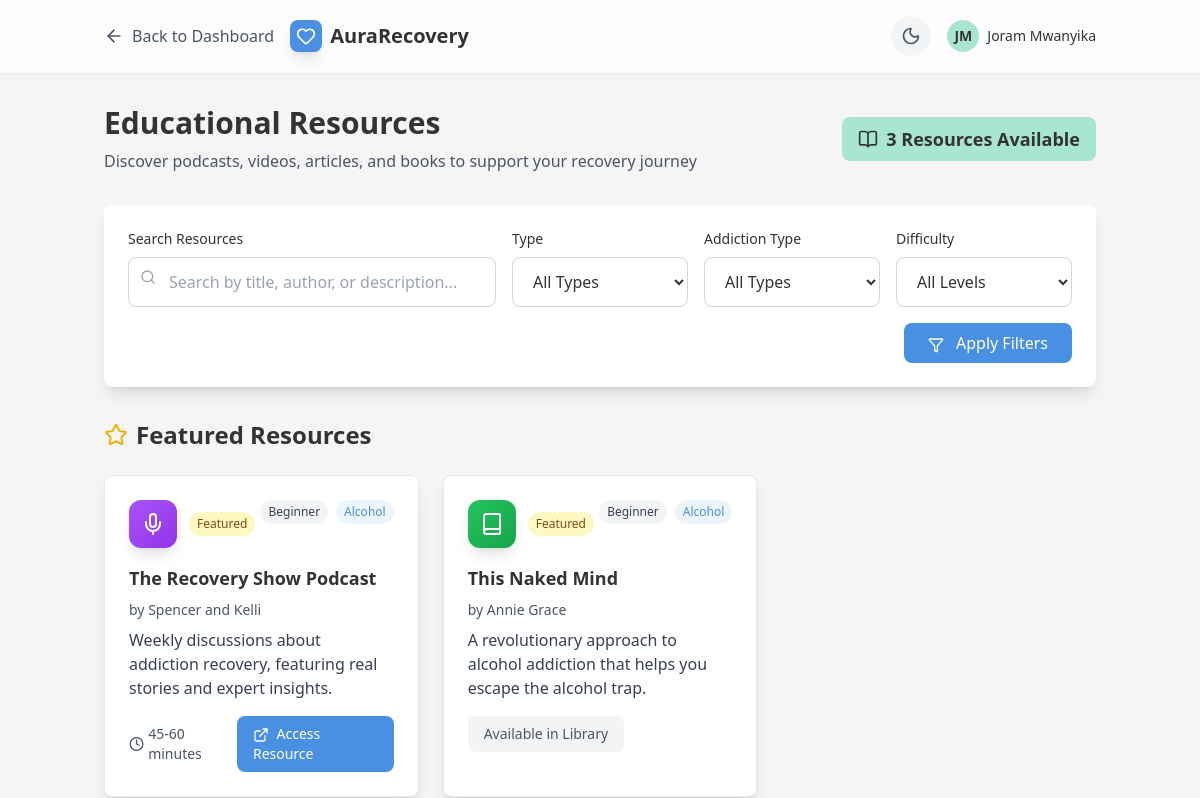
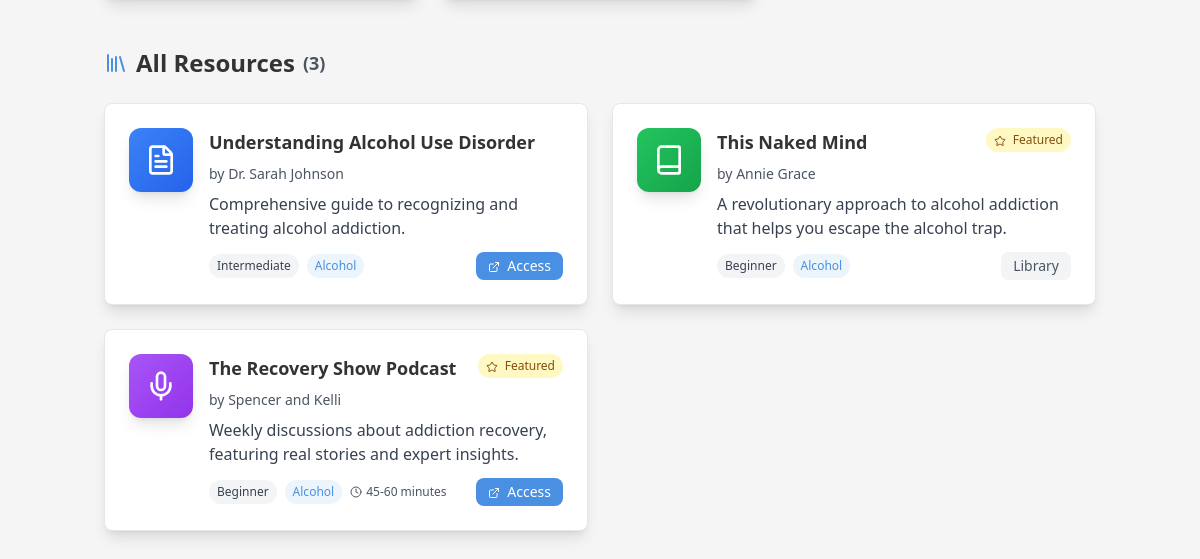
/resources (signed in), run on an earlier commit of the app's database (2 pictures, top to bottom).
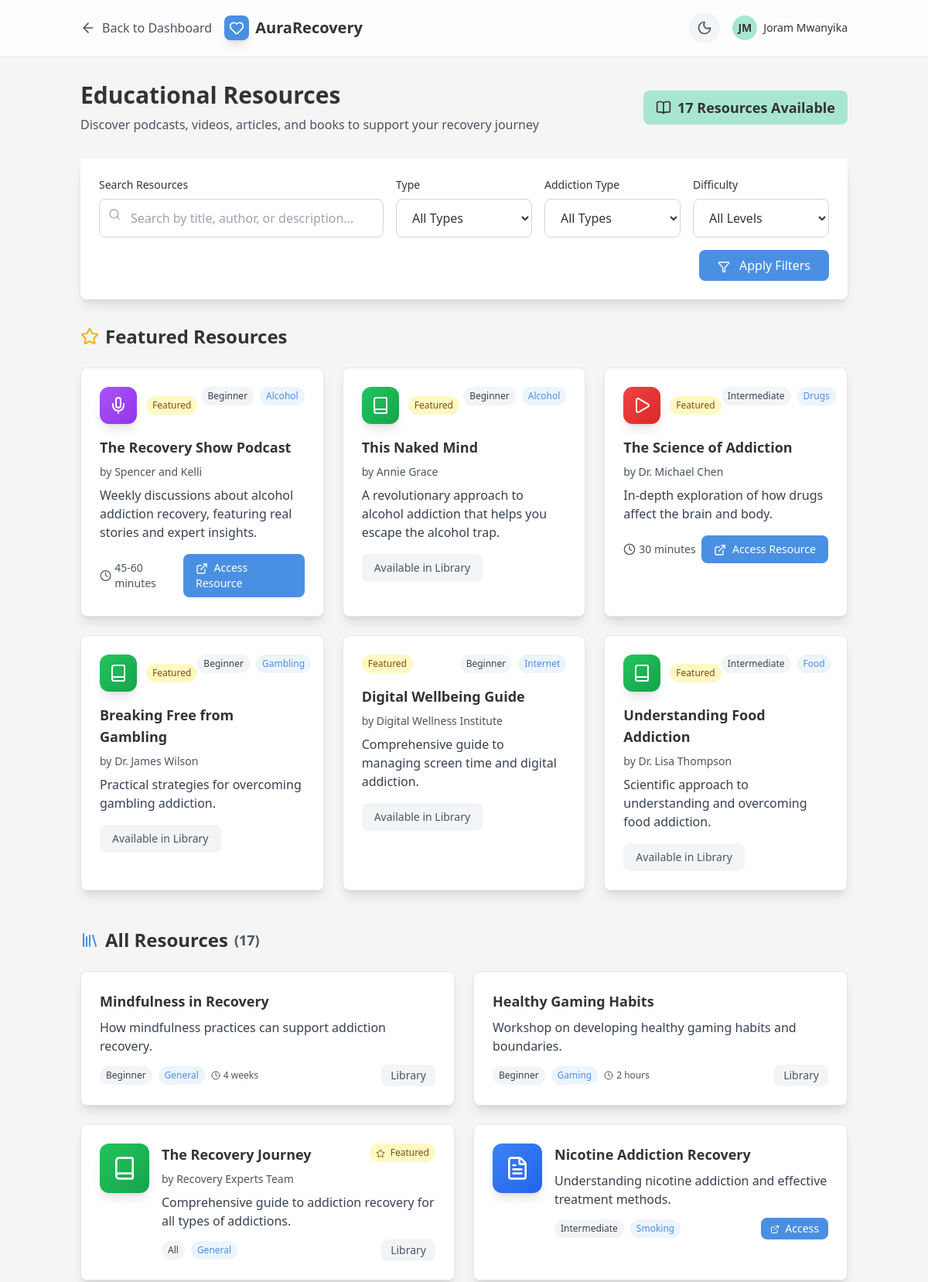
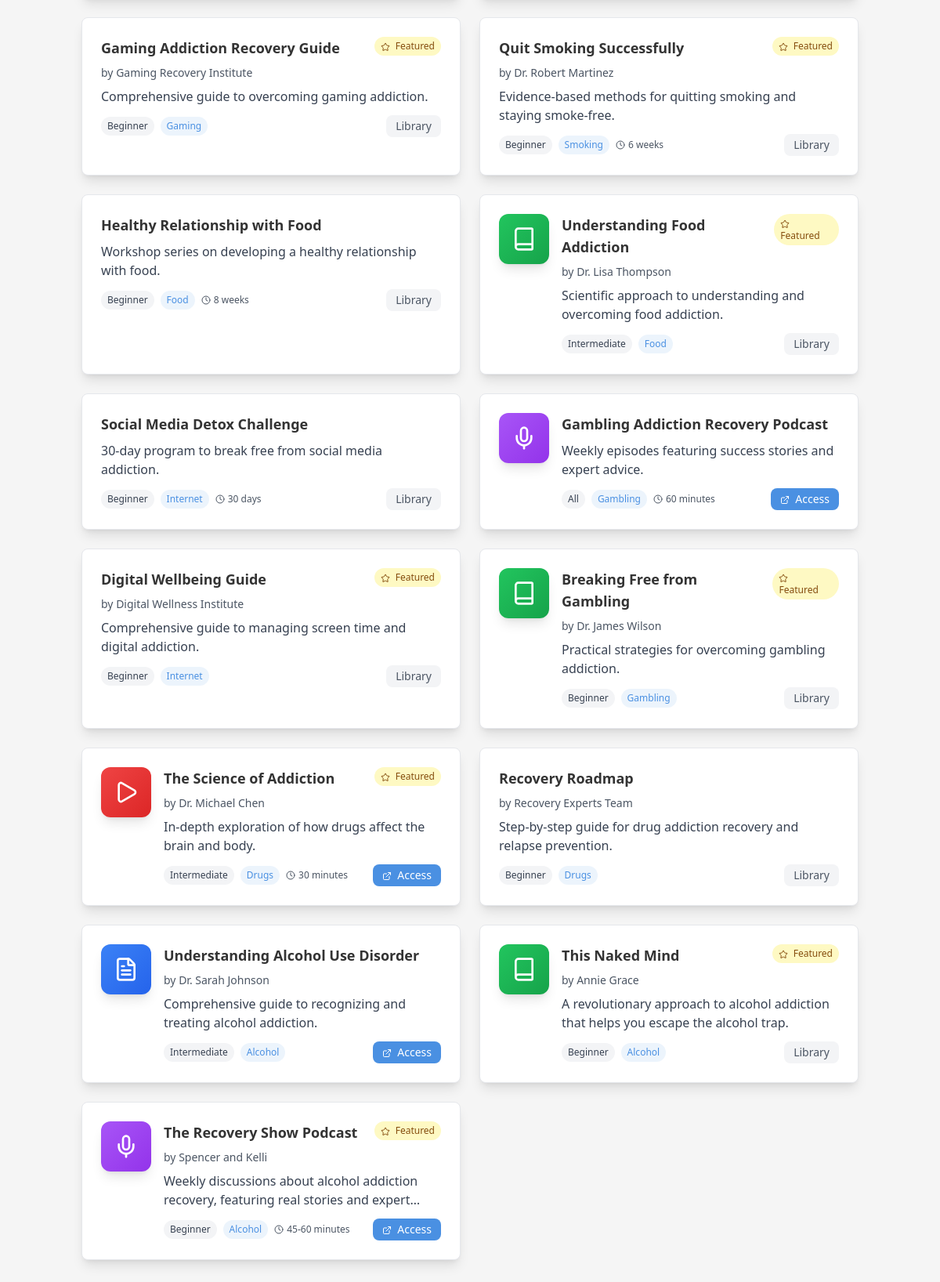
And on a later commit of the database (2 pictures, top to bottom).
### app.py (models this page shows)
class EducationalResource(db.Model):
    id = db.Column(db.Integer, primary_key=True)
    title = db.Column(db.String(200), nullable=False)
    description = db.Column(db.Text)
    resource_type = db.Column(db.String(50), nullable=False)
    addiction_type = db.Column(db.String(100))
    url = db.Column(db.String(500))
    author = db.Column(db.String(200))
    duration = db.Column(db.String(50))
    difficulty_level = db.Column(db.String(20))
    language = db.Column(db.String(50), default='english')
    featured = db.Column(db.Boolean, default=False)
    created_at = db.Column(db.DateTime, default=datetime.utcnow)

### app.py (the view, shortened to what this page needs)
@app.route('/resources')
@login_required
def resources():
    resource_type = request.args.get('type', 'all')
    addiction_type = request.args.get('addiction', 'all')
    difficulty = request.args.get('difficulty', 'all')
    search = request.args.get('search', '')
    query = EducationalResource.query
    if resource_type != 'all':
        query = query.filter(EducationalResource.resource_type == resource_type)
    if addiction_type != 'all':
        query = query.filter(EducationalResource.addiction_type == addiction_type)
    if difficulty != 'all':
        query = query.filter(EducationalResource.difficulty_level == difficulty)
    featured_resources = EducationalResource.query.filter_by(featured=True).limit(6).all()
    resources = query.order_by(EducationalResource.created_at.desc()).all()
    addiction_types = db.session.query(EducationalResource.addiction_type).distinct().all()
    addiction_types = [t[0] for t in addiction_types if t[0]]
    return render_template('resources.html',
                         resources=resources,
                         featured_resources=featured_resources,
                         addiction_types=addiction_types,
                         current_filters={
                             'type': resource_type,
                             'addiction': addiction_type,
                             'difficulty': difficulty,
                             'search': search
                         })

### app.py (called while the page is built)
@login_manager.user_loader
def load_user(user_id):
    return User.query.get(int(user_id))

### templates/resources.html (shortened to what the changed rows need)
{% extends "base.html" %}
{% block content %}
<div class="min-h-screen bg-aura-gray dark:bg-gray-900 transition-colors duration-300">
    <div class="container mx-auto px-4 py-8">
        <div class="mb-8">
            <div class="flex items-center justify-between mb-4">
                <div>
                    <h1 class="text-3xl font-bold text-aura-charcoal dark:text-white mb-2">Educational Resources</h1>
                </div>
                <div class="flex items-center space-x-4">
                    <div class="bg-aura-green text-aura-charcoal px-4 py-2 text-lg font-semibold rounded-lg flex items-center">
                        <i data-lucide="book-open" class="w-5 h-5 mr-2"></i>
                        {{ resources|length }} Resources Available
                    </div>
                </div>
            </div>
        </div>
        {% if featured_resources %}
        <div class="mb-12">
            <h2 class="text-2xl font-bold text-aura-charcoal dark:text-white mb-6 flex items-center">
                <i data-lucide="star" class="w-6 h-6 mr-2 text-yellow-500"></i>
                Featured Resources
            </h2>
            <div class="grid grid-cols-1 md:grid-cols-2 lg:grid-cols-3 gap-6">
                {% for resource in featured_resources %}
                <div class="bg-white dark:bg-gray-800 rounded-lg shadow-lg hover:shadow-xl transition-all duration-300 transform hover:-translate-y-1 border border-gray-200 dark:border-gray-700 group">
                    <div class="p-6">
                        <div class="flex items-start justify-between mb-4">
                            <div class="flex items-center space-x-3">
                                {% if resource.resource_type == 'podcast' %}
                                <div class="w-12 h-12 bg-gradient-to-br from-purple-500 to-purple-600 rounded-xl flex items-center justify-center shadow-lg">
                                    <i data-lucide="mic" class="w-6 h-6 text-white"></i>
                                </div>
                                {% elif resource.resource_type == 'video' %}
                                <div class="w-12 h-12 bg-gradient-to-br from-red-500 to-red-600 rounded-xl flex items-center justify-center shadow-lg">
                                    <i data-lucide="play" class="w-6 h-6 text-white"></i>
                                </div>
                                {% elif resource.resource_type == 'article' %}
                                <div class="w-12 h-12 bg-gradient-to-br from-blue-500 to-blue-600 rounded-xl flex items-center justify-center shadow-lg">
                                    <i data-lucide="file-text" class="w-6 h-6 text-white"></i>
                                </div>
                                {% elif resource.resource_type == 'book' %}
                                <div class="w-12 h-12 bg-gradient-to-br from-green-500 to-green-600 rounded-xl flex items-center justify-center shadow-lg">
                                    <i data-lucide="book" class="w-6 h-6 text-white"></i>
                                </div>
                                {% endif %}
                                <div>
                                    <div class="bg-yellow-100 dark:bg-yellow-900/20 text-yellow-800 dark:text-yellow-300 px-2 py-1 rounded-full text-xs font-medium">
                                        Featured
                                    </div>
                                </div>
                            </div>
                            <div class="flex items-center space-x-2">
                                {% if resource.difficulty_level %}
                                <div class="bg-gray-100 dark:bg-gray-700 text-gray-700 dark:text-gray-300 px-2 py-1 rounded-full text-xs">
                                    {{ resource.difficulty_level.title() }}
                                </div>
                                {% endif %}
                                {% if resource.addiction_type %}
                                <div class="bg-aura-blue/10 text-aura-blue px-2 py-1 rounded-full text-xs">
                                    {{ resource.addiction_type.title() }}
                                </div>
                                {% endif %}
                            </div>
                        </div>
                        <h3 class="text-lg font-bold text-aura-charcoal dark:text-white mb-2 group-hover:text-aura-blue transition-colors">
                            {{ resource.title }}
                        </h3>
                        {% if resource.author %}
                        <p class="text-sm text-gray-600 dark:text-gray-400 mb-2">
                            by {{ resource.author }}
                        </p>
                        {% endif %}
                        <p class="text-gray-700 dark:text-gray-300 mb-4 line-clamp-3">
                            {{ resource.description }}
                        </p>
                        <div class="flex items-center justify-between">
                            {% if resource.duration %}
                            <div class="flex items-center text-sm text-gray-600 dark:text-gray-400">
                                <i data-lucide="clock" class="w-4 h-4 mr-1"></i>
                                {{ resource.duration }}
                            </div>
                            {% endif %}
                            {% if resource.url %}
                            <a href="{{ resource.url }}" target="_blank" class="bg-aura-blue hover:bg-aura-blue-dark text-white px-4 py-2 rounded-lg transition-colors text-sm font-medium">
                                <i data-lucide="external-link" class="w-4 h-4 mr-1 inline"></i>
                                Access Resource
                            </a>
                            {% else %}
                            <div class="bg-gray-100 dark:bg-gray-700 text-gray-600 dark:text-gray-400 px-4 py-2 rounded-lg text-sm">
                                Available in Library
                            </div>
                            {% endif %}
                        </div>
                    </div>
                </div>
                {% endfor %}
            </div>
        </div>
        {% endif %}
        <div>
            <h2 class="text-2xl font-bold text-aura-charcoal dark:text-white mb-6 flex items-center">
                <i data-lucide="library" class="w-6 h-6 mr-2 text-aura-blue"></i>
                All Resources
                <span class="ml-2 text-lg text-gray-600 dark:text-gray-400">({{ resources|length }})</span>
            </h2>
            {% if resources %}
            <div class="grid grid-cols-1 lg:grid-cols-2 gap-6">
                {% for resource in resources %}
                <div class="bg-white dark:bg-gray-800 rounded-lg shadow-lg hover:shadow-xl transition-all duration-300 border border-gray-200 dark:border-gray-700 group">
                    <div class="p-6">
                        <div class="flex items-start space-x-4">
                            {% if resource.resource_type == 'podcast' %}
                            <div class="w-16 h-16 bg-gradient-to-br from-purple-500 to-purple-600 rounded-xl flex items-center justify-center shadow-lg flex-shrink-0">
                                <i data-lucide="mic" class="w-8 h-8 text-white"></i>
                            </div>
                            {% elif resource.resource_type == 'video' %}
                            <div class="w-16 h-16 bg-gradient-to-br from-red-500 to-red-600 rounded-xl flex items-center justify-center shadow-lg flex-shrink-0">
                                <i data-lucide="play" class="w-8 h-8 text-white"></i>
                            </div>
                            {% elif resource.resource_type == 'article' %}
                            <div class="w-16 h-16 bg-gradient-to-br from-blue-500 to-blue-600 rounded-xl flex items-center justify-center shadow-lg flex-shrink-0">
                                <i data-lucide="file-text" class="w-8 h-8 text-white"></i>
                            </div>
                            {% elif resource.resource_type == 'book' %}
                            <div class="w-16 h-16 bg-gradient-to-br from-green-500 to-green-600 rounded-xl flex items-center justify-center shadow-lg flex-shrink-0">
                                <i data-lucide="book" class="w-8 h-8 text-white"></i>
                            </div>
                            {% endif %}
                            <div class="flex-1 min-w-0">
                                <div class="flex items-start justify-between mb-2">
                                    <h3 class="text-lg font-bold text-aura-charcoal dark:text-white group-hover:text-aura-blue transition-colors">
                                        {{ resource.title }}
                                    </h3>
                                    {% if resource.featured %}
                                    <div class="bg-yellow-100 dark:bg-yellow-900/20 text-yellow-800 dark:text-yellow-300 px-2 py-1 rounded-full text-xs font-medium ml-2">
                                        <i data-lucide="star" class="w-3 h-3 mr-1 inline"></i>
                                        Featured
                                    </div>
                                    {% endif %}
                                </div>
                                {% if resource.author %}
                                <p class="text-sm text-gray-600 dark:text-gray-400 mb-2">
                                    by {{ resource.author }}
                                </p>
                                {% endif %}
                                <p class="text-gray-700 dark:text-gray-300 mb-3 line-clamp-2">
                                    {{ resource.description }}
                                </p>
                                <div class="flex items-center justify-between">
                                    <div class="flex items-center space-x-2">
                                        {% if resource.difficulty_level %}
                                        <div class="bg-gray-100 dark:bg-gray-700 text-gray-700 dark:text-gray-300 px-2 py-1 rounded-full text-xs">
                                            {{ resource.difficulty_level.title() }}
                                        </div>
                                        {% endif %}
                                        {% if resource.addiction_type %}
                                        <div class="bg-aura-blue/10 text-aura-blue px-2 py-1 rounded-full text-xs">
                                            {{ resource.addiction_type.title() }}
                                        </div>
                                        {% endif %}
                                        {% if resource.duration %}
                                        <div class="flex items-center text-xs text-gray-600 dark:text-gray-400">
                                            <i data-lucide="clock" class="w-3 h-3 mr-1"></i>
                                            {{ resource.duration }}
                                        </div>
                                        {% endif %}
                                    </div>
                                    {% if resource.url %}
                                    <a href="{{ resource.url }}" target="_blank" class="bg-aura-blue hover:bg-aura-blue-dark text-white px-3 py-1 rounded-lg transition-colors text-sm font-medium">
                                        <i data-lucide="external-link" class="w-3 h-3 mr-1 inline"></i>
                                        Access
                                    </a>
                                    {% else %}
                                    <div class="bg-gray-100 dark:bg-gray-700 text-gray-600 dark:text-gray-400 px-3 py-1 rounded-lg text-sm">
                                        Library
                                    </div>
                                    {% endif %}
                                </div>
                            </div>
                        </div>
                    </div>
                </div>
                {% endfor %}
            </div>
            {% endif %}
        </div>
    </div>
</div>
{% endblock %}

What changed in the data, as far as the page shows it:
changed EducationalResource "The Recovery Show Podcast": description "Weekly discussions about addiction recovery, featuring real stories and expert insights." → "Weekly discussions about alcohol addiction recovery, featuring real stories and expert insights."; description "Weekly discussions about addiction recovery, featuring real stories and expert insights." → "Weekly discussions about alcohol addiction recovery, featuring real stories and…"
added EducationalResource: resource_type "video" (drawn), difficulty_level "Intermediate", addiction_type "Drugs", title "The Science of Addiction", author "Dr. Michael Chen", description "In-depth exploration of how drugs affect the brain and body.", duration "30 minutes", featured True (drawn)
added EducationalResource: resource_type "book" (drawn), difficulty_level "Beginner", addiction_type "Gambling", title "Breaking Free from Gambling", author "Dr. James Wilson", description "Practical strategies for overcoming gambling addiction.", shows "Available in Library", featured True (drawn)
added EducationalResource: difficulty_level "Beginner", addiction_type "Internet", title "Digital Wellbeing Guide", author "Digital Wellness Institute", description "Comprehensive guide to managing screen time and digital addiction.", shows "Available in Library", featured True (drawn)
added EducationalResource: resource_type "book" (drawn), difficulty_level "Intermediate", addiction_type "Food", title "Understanding Food Addiction", author "Dr. Lisa Thompson", description "Scientific approach to understanding and overcoming food addiction.", shows "Available in Library", featured True (drawn)
added EducationalResource: title "Mindfulness in Recovery", description "How mindfulness practices can support addiction recovery.", difficulty_level "Beginner", addiction_type "General", duration "4 weeks", shows "Library", shown under "All Resources (17)"
added EducationalResource: title "Healthy Gaming Habits", description "Workshop on developing healthy gaming habits and boundaries.", difficulty_level "Beginner", addiction_type "Gaming", duration "2 hours", shows "Library", shown under "All Resources (17)"
added EducationalResource: resource_type "book" (drawn), title "The Recovery Journey", featured True (drawn), author "Recovery Experts Team", description "Comprehensive guide to addiction recovery for all types of addictions.", difficulty_level "All", addiction_type "General", shows "Library", shown under "All Resources (17)"
added EducationalResource: resource_type "article" (drawn), title "Nicotine Addiction Recovery", description "Understanding nicotine addiction and effective treatment methods.", difficulty_level "Intermediate", addiction_type "Smoking", shown under "All Resources (17)"
added EducationalResource: title "Gaming Addiction Recovery Guide", featured True (drawn), author "Gaming Recovery Institute", description "Comprehensive guide to overcoming gaming addiction.", difficulty_level "Beginner", addiction_type "Gaming", shows "Library", shown under "All Resources (17)"
added EducationalResource: title "Quit Smoking Successfully", featured True (drawn), author "Dr. Robert Martinez", description "Evidence-based methods for quitting smoking and staying smoke-free.", difficulty_level "Beginner", addiction_type "Smoking", duration "6 weeks", shows "Library", shown under "All Resources (17)"
added EducationalResource: title "Healthy Relationship with Food", description "Workshop series on developing a healthy relationship with food.", difficulty_level "Beginner", addiction_type "Food", duration "8 weeks", shows "Library", shown under "All Resources (17)"
added EducationalResource: title "Social Media Detox Challenge", description "30-day program to break free from social media addiction.", difficulty_level "Beginner", addiction_type "Internet", duration "30 days", shows "Library", shown under "All Resources (17)"
added EducationalResource: resource_type "podcast" (drawn), title "Gambling Addiction Recovery Podcast", description "Weekly episodes featuring success stories and expert advice.", difficulty_level "All", addiction_type "Gambling", duration "60 minutes", shown under "All Resources (17)"
added EducationalResource: title "Recovery Roadmap", author "Recovery Experts Team", description "Step-by-step guide for drug addiction recovery and relapse prevention.", difficulty_level "Beginner", addiction_type "Drugs", shows "Library", shown under "All Resources (17)"
Also different on the page:
{{ resources|length }}: "3" → "17"
